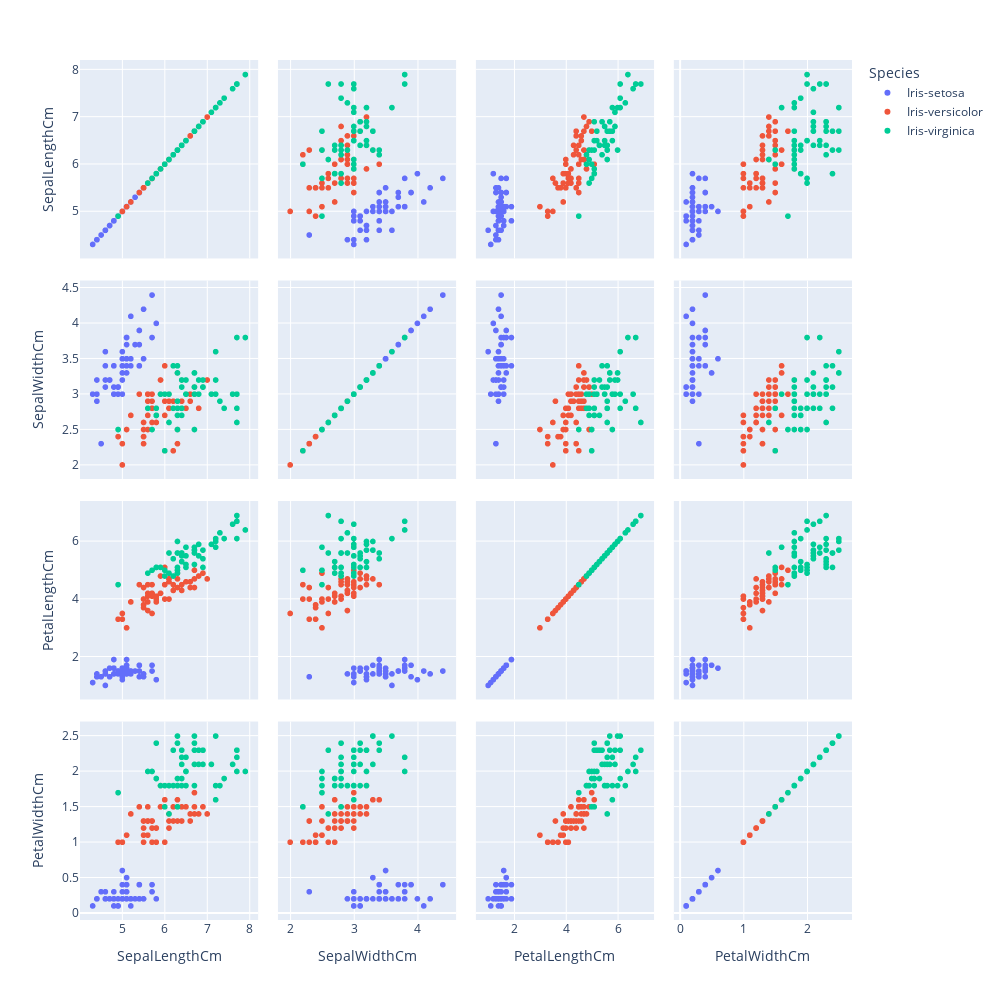

Write notebook code for a chart like this one.
### Code cell
fig=px.scatter_matrix(data,data[cols],color='Species')
fig.update_layout(width=1000,height=1000)

### Figure 1 — Plotly figure (JSON) as saved in the notebook; plotly's stock layout.template omitted (floating-point values rounded to 4 significant figures)
{"data": [{"dimensions": [{"axis": {"matches": true}, "label": "SepalLengthCm", "values": [5.1, 4.9, 4.7, 4.6, 5, 5.4, 4.6, 5, 4.4, 4.9, 5.4, 4.8, 4.8, 4.3, 5.8, 5.7, 5.4, 5.1, 5.7, 5.1, 5.4, 5.1, 4.6, 5.1, 4.8, 5, 5, 5.2, 5.2, 4.7, 4.8, 5.4, 5.2, 5.5, 4.9, 5, 5.5, 4.9, 4.4, 5.1, 5, 4.5, 4.4, 5, 5.1, 4.8, 5.1, 4.6, 5.3, 5]}, {"axis": {"matches": true}, "label": "SepalWidthCm", "values": [3.5, 3, 3.2, 3.1, 3.6, 3.9, 3.4, 3.4, 2.9, 3.1, 3.7, 3.4, 3, 3, 4, 4.4, 3.9, 3.5, 3.8, 3.8, 3.4, 3.7, 3.6, 3.3, 3.4, 3, 3.4, 3.5, 3.4, 3.2, 3.1, 3.4, 4.1, 4.2, 3.1, 3.2, 3.5, 3.1, 3, 3.4, 3.5, 2.3, 3.2, 3.5, 3.8, 3, 3.8, 3.2, 3.7, 3.3]}, {"axis": {"matches": true}, "label": "PetalLengthCm", "values": [1.4, 1.4, 1.3, 1.5, 1.4, 1.7, 1.4, 1.5, 1.4, 1.5, 1.5, 1.6, 1.4, 1.1, 1.2, 1.5, 1.3, 1.4, 1.7, 1.5, 1.7, 1.5, 1, 1.7, 1.9, 1.6, 1.6, 1.5, 1.4, 1.6, 1.6, 1.5, 1.5, 1.4, 1.5, 1.2, 1.3, 1.5, 1.3, 1.5, 1.3, 1.3, 1.3, 1.6, 1.9, 1.4, 1.6, 1.4, 1.5, 1.4]}, {"axis": {"matches": true}, "label": "PetalWidthCm", "values": [0.2, 0.2, 0.2, 0.2, 0.2, 0.4, 0.3, 0.2, 0.2, 0.1, 0.2, 0.2, 0.1, 0.1, 0.2, 0.4, 0.4, 0.3, 0.3, 0.3, 0.2, 0.4, 0.2, 0.5, 0.2, 0.2, 0.4, 0.2, 0.2, 0.2, 0.2, 0.4, 0.1, 0.2, 0.1, 0.2, 0.2, 0.1, 0.2, 0.2, 0.3, 0.3, 0.2, 0.6, 0.4, 0.3, 0.2, 0.2, 0.2, 0.2]}], "hovertemplate": "Species=Iris-setosa<br>%{xaxis.title.text}=%{x}<br>%{yaxis.title.text}=%{y}<extra></extra>", "legendgroup": "Iris-setosa", "marker": {"color": "#636efa", "symbol": "circle"}, "name": "Iris-setosa", "showlegend": true, "type": "splom"}, {"dimensions": [{"axis": {"matches": true}, "label": "SepalLengthCm", "values": [7, 6.4, 6.9, 5.5, 6.5, 5.7, 6.3, 4.9, 6.6, 5.2, 5, 5.9, 6, 6.1, 5.6, 6.7, 5.6, 5.8, 6.2, 5.6, 5.9, 6.1, 6.3, 6.1, 6.4, 6.6, 6.8, 6.7, 6, 5.7, 5.5, 5.5, 5.8, 6, 5.4, 6, 6.7, 6.3, 5.6, 5.5, 5.5, 6.1, 5.8, 5, 5.6, 5.7, 5.7, 6.2, 5.1, 5.7]}, {"axis": {"matches": true}, "label": "SepalWidthCm", "values": [3.2, 3.2, 3.1, 2.3, 2.8, 2.8, 3.3, 2.4, 2.9, 2.7, 2, 3, 2.2, 2.9, 2.9, 3.1, 3, 2.7, 2.2, 2.5, 3.2, 2.8, 2.5, 2.8, 2.9, 3, 2.8, 3, 2.9, 2.6, 2.4, 2.4, 2.7, 2.7, 3, 3.4, 3.1, 2.3, 3, 2.5, 2.6, 3, 2.6, 2.3, 2.7, 3, 2.9, 2.9, 2.5, 2.8]}, {"axis": {"matches": true}, "label": "PetalLengthCm", "values": [4.7, 4.5, 4.9, 4, 4.6, 4.5, 4.7, 3.3, 4.6, 3.9, 3.5, 4.2, 4, 4.7, 3.6, 4.4, 4.5, 4.1, 4.5, 3.9, 4.8, 4, 4.9, 4.7, 4.3, 4.4, 4.8, 5, 4.5, 3.5, 3.8, 3.7, 3.9, 5.1, 4.5, 4.5, 4.7, 4.4, 4.1, 4, 4.4, 4.6, 4, 3.3, 4.2, 4.2, 4.2, 4.3, 3, 4.1]}, {"axis": {"matches": true}, "label": "PetalWidthCm", "values": [1.4, 1.5, 1.5, 1.3, 1.5, 1.3, 1.6, 1, 1.3, 1.4, 1, 1.5, 1, 1.4, 1.3, 1.4, 1.5, 1, 1.5, 1.1, 1.8, 1.3, 1.5, 1.2, 1.3, 1.4, 1.4, 1.7, 1.5, 1, 1.1, 1, 1.2, 1.6, 1.5, 1.6, 1.5, 1.3, 1.3, 1.3, 1.2, 1.4, 1.2, 1, 1.3, 1.2, 1.3, 1.3, 1.1, 1.3]}], "hovertemplate": "Species=Iris-versicolor<br>%{xaxis.title.text}=%{x}<br>%{yaxis.title.text}=%{y}<extra></extra>", "legendgroup": "Iris-versicolor", "marker": {"color": "#EF553B", "symbol": "circle"}, "name": "Iris-versicolor", "showlegend": true, "type": "splom"}, {"dimensions": [{"axis": {"matches": true}, "label": "SepalLengthCm", "values": [6.3, 5.8, 7.1, 6.3, 6.5, 7.6, 4.9, 7.3, 6.7, 7.2, 6.5, 6.4, 6.8, 5.7, 5.8, 6.4, 6.5, 7.7, 7.7, 6, 6.9, 5.6, 7.7, 6.3, 6.7, 7.2, 6.2, 6.1, 6.4, 7.2, 7.4, 7.9, 6.4, 6.3, 6.1, 7.7, 6.3, 6.4, 6, 6.9, 6.7, 6.9, 5.8, 6.8, 6.7, 6.7, 6.3, 6.5, 6.2, 5.9]}, {"axis": {"matches": true}, "label": "SepalWidthCm", "values": [3.3, 2.7, 3, 2.9, 3, 3, 2.5, 2.9, 2.5, 3.6, 3.2, 2.7, 3, 2.5, 2.8, 3.2, 3, 3.8, 2.6, 2.2, 3.2, 2.8, 2.8, 2.7, 3.3, 3.2, 2.8, 3, 2.8, 3, 2.8, 3.8, 2.8, 2.8, 2.6, 3, 3.4, 3.1, 3, 3.1, 3.1, 3.1, 2.7, 3.2, 3.3, 3, 2.5, 3, 3.4, 3]}, {"axis": {"matches": true}, "label": "PetalLengthCm", "values": [6, 5.1, 5.9, 5.6, 5.8, 6.6, 4.5, 6.3, 5.8, 6.1, 5.1, 5.3, 5.5, 5, 5.1, 5.3, 5.5, 6.7, 6.9, 5, 5.7, 4.9, 6.7, 4.9, 5.7, 6, 4.8, 4.9, 5.6, 5.8, 6.1, 6.4, 5.6, 5.1, 5.6, 6.1, 5.6, 5.5, 4.8, 5.4, 5.6, 5.1, 5.1, 5.9, 5.7, 5.2, 5, 5.2, 5.4, 5.1]}, {"axis": {"matches": true}, "label": "PetalWidthCm", "values": [2.5, 1.9, 2.1, 1.8, 2.2, 2.1, 1.7, 1.8, 1.8, 2.5, 2, 1.9, 2.1, 2, 2.4, 2.3, 1.8, 2.2, 2.3, 1.5, 2.3, 2, 2, 1.8, 2.1, 1.8, 1.8, 1.8, 2.1, 1.6, 1.9, 2, 2.2, 1.5, 1.4, 2.3, 2.4, 1.8, 1.8, 2.1, 2.4, 2.3, 1.9, 2.3, 2.5, 2.3, 1.9, 2, 2.3, 1.8]}], "hovertemplate": "Species=Iris-virginica<br>%{xaxis.title.text}=%{x}<br>%{yaxis.title.text}=%{y}<extra></extra>", "legendgroup": "Iris-virginica", "marker": {"color": "#00cc96", "symbol": "circle"}, "name": "Iris-virginica", "showlegend": true, "type": "splom"}], "layout": {"dragmode": "select", "height": 1000, "legend": {"title": {"text": "Species"}, "tracegroupgap": 0}, "margin": {"t": 60}, "width": 1000}}
